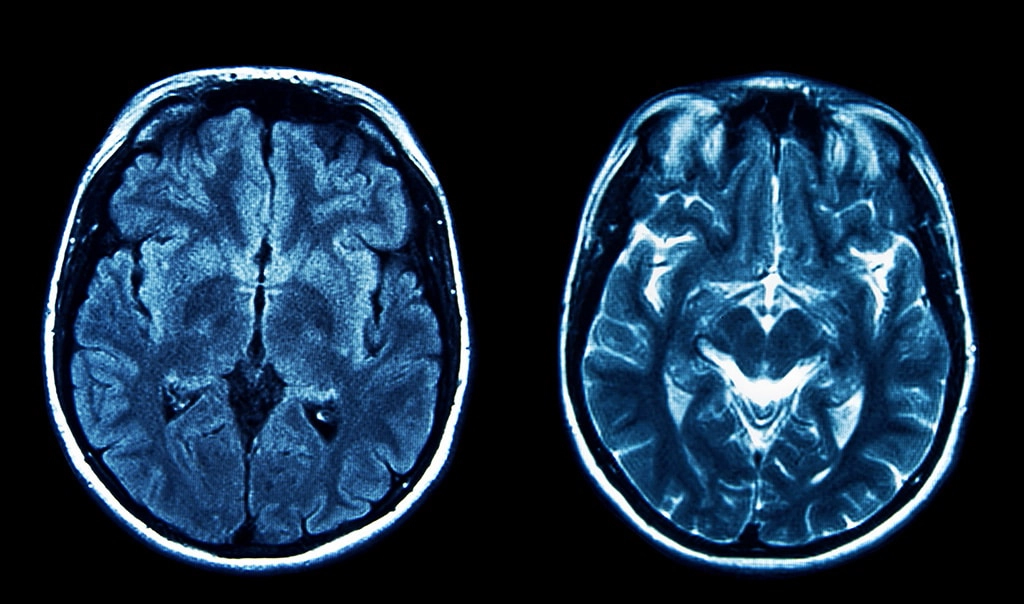
#> input picture Side-By-Side-Of-Brain-MRI-Scan-Results.webp, 1024 x 604 px
$ python otsu.py
#> lines starting #> are read from the running program, lines starting #| are printed output that depends on the picture; after the words box and inside, x2 and y2 are one past the last pixel; in counts of white or black regions, pixels touching at a corner belong together
# [28 lines of commented-out code are left out]


import numpy as np
from PIL import Image
import matplotlib.pyplot as plt
import seaborn as sns
import matplotlib.image as mpimg

def threshold_image (im, th):
   thresholded_im = np.zeros(im.shape)
   thresholded_im[im >= th] = 1
   return thresholded_im

def compute_otsu_criteria(im, th):
   thresholded_im = threshold_image(im, th)
   nb_pixels = im.size
   nb_pixels1 = np.count_nonzero(thresholded_im)
   weight1 = nb_pixels1 / nb_pixels
   weight0 = 1-weight1
   if weight1 == 0 or weight0 == 0:
      return np.inf

   val_pixels1 = im[thresholded_im == 1]
   val_pixels0 = im[thresholded_im == 0]
   var0 = np.var(val_pixels0) if len(val_pixels0) > 0 else 0
   var1 = np.var(val_pixels1) if len(val_pixels1) > 0 else 0
   return weight0 * var0 + weight1 * var1


def find_best_threshold(im):
   threshold_range = range(np.max(im)+1)
   criterias = [compute_otsu_criteria(im, th) for th in threshold_range]
   best_threshold = threshold_range[np.argmin(criterias)]
   return best_threshold


path_image = 'Side-By-Side-Of-Brain-MRI-Scan-Results.webp'
im = np.array(Image.open(path_image).convert('L'))
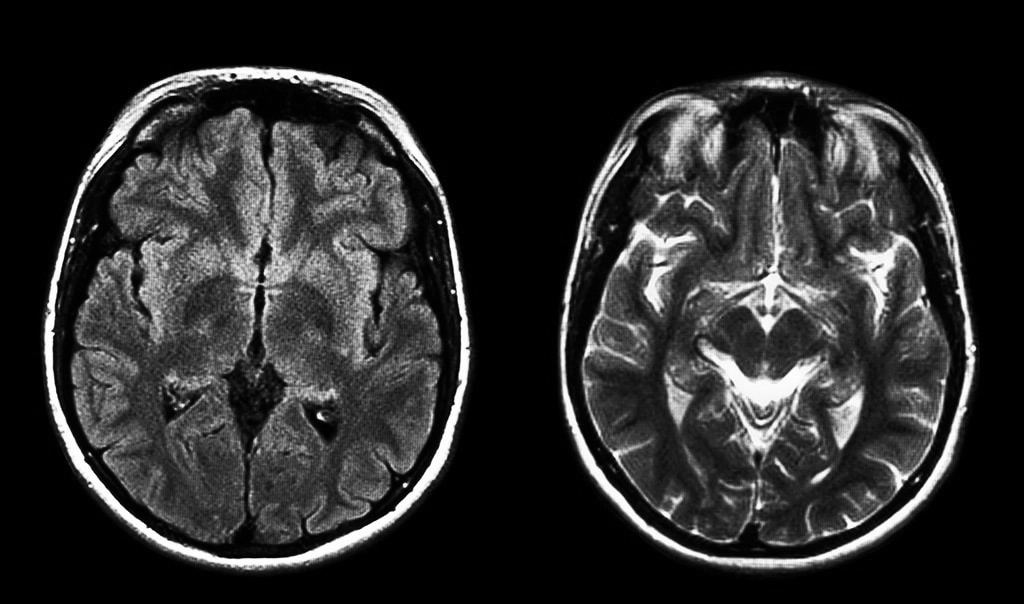
#> im: shape (604, 1024); min 0, max 255, mean 44.3
im_otsu = threshold_image(im, find_best_threshold(im))
#> in compute_otsu_criteria, `nb_pixels1 = np.count_nonzero(thresholded_im)`: nb_pixels1 = 618496
#> in compute_otsu_criteria, `weight1 = nb_pixels1 / nb_pixels`: weight1 = 1
#> in compute_otsu_criteria, `weight0 = 1-weight1`: weight0 = 0
#> call 2 of compute_otsu_criteria, with th = 1
#> in compute_otsu_criteria (call 2), `thresholded_im = threshold_image(im, th)`:
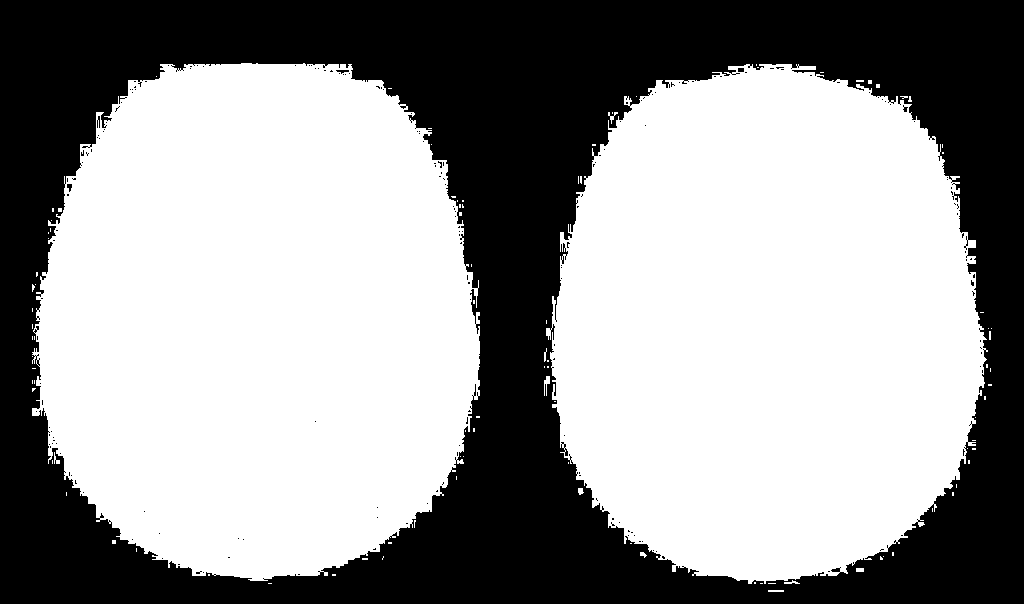
#> thresholded_im: shape (604, 1024) float64; values 0 (black) and 1 (white), 59.8% white; 191 black regions (186 under 20 px), largest, box (x1, y1, x2, y2) and area: (0, 0, 1024, 604) 248318, (336, 70, 349, 74) 29, (67, 184, 72, 192) 27, (738, 68, 744, 72) 24, (97, 116, 100, 128) 24
#> in compute_otsu_criteria (call 2), `nb_pixels1 = np.count_nonzero(thresholded_im)`: nb_pixels1 = 369598
#> in compute_otsu_criteria (call 2), `weight1 = nb_pixels1 / nb_pixels`: weight1 = 0.598
#> in compute_otsu_criteria (call 2), `weight0 = 1-weight1`: weight0 = 0.402
#> in compute_otsu_criteria (call 2), `var0 = np.var(val_pixels0) if len(val_pixels0) > 0 else 0`: var0 = 0
#> in compute_otsu_criteria (call 2), `var1 = np.var(val_pixels1) if len(val_pixels1) > 0 else 0`: var1 = 4214.4
#> in threshold_image (call 37), `thresholded_im[im >= th] = 1`:
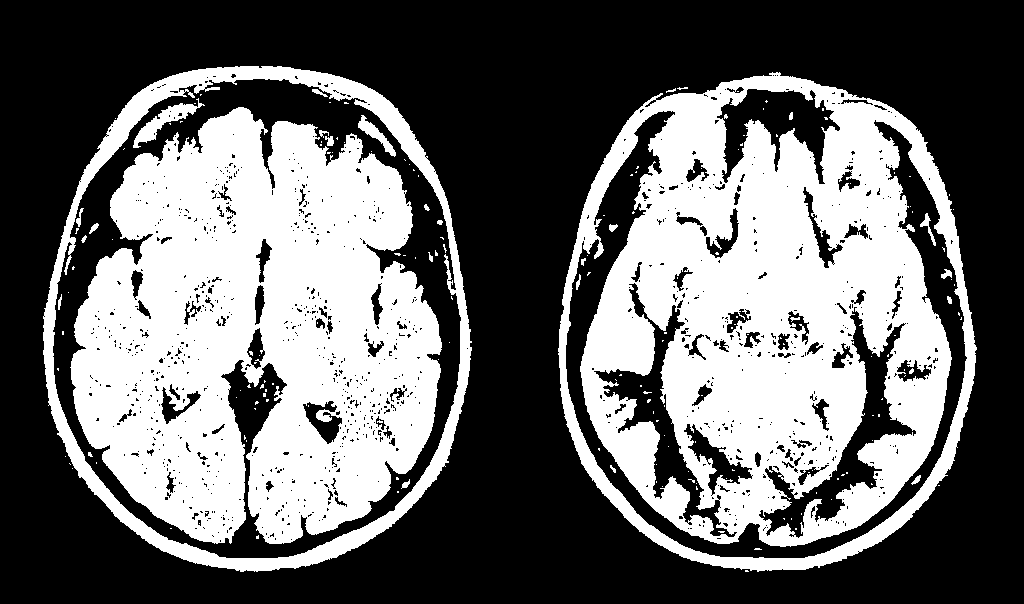
#> thresholded_im: shape (604, 1024) float64; values 0 (black) and 1 (white), 41.1% white; 179 white regions (151 under 20 px), largest, box (x1, y1, x2, y2) and area: (558, 72, 977, 572) 120456, (70, 107, 442, 544) 111908, (43, 66, 472, 572) 18988
#> in threshold_image (call 38), `thresholded_im[im >= th] = 1`:
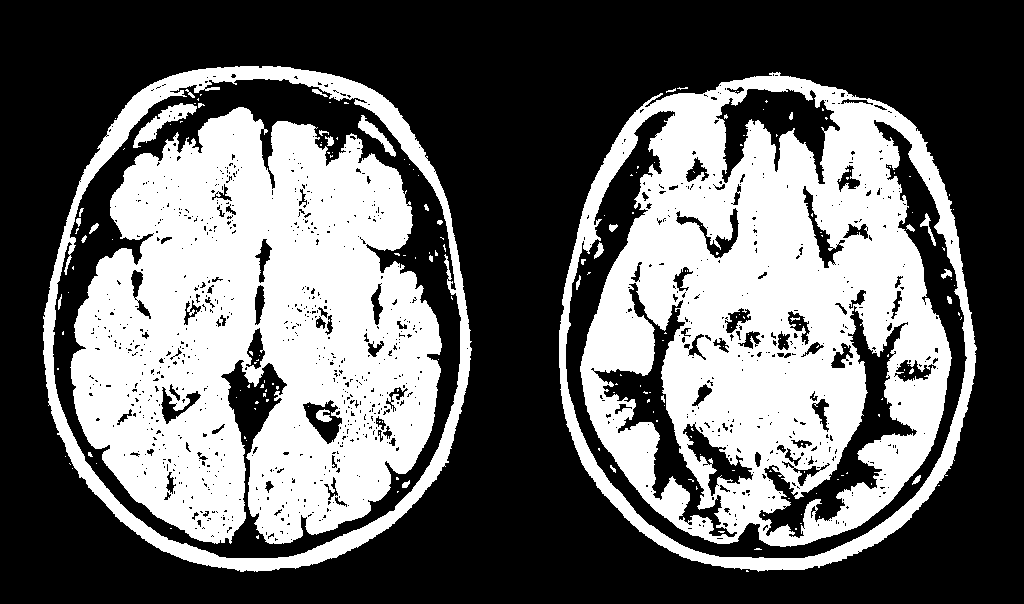
#> thresholded_im: shape (604, 1024) float64; values 0 (black) and 1 (white), 40.6% white; 198 white regions (165 under 20 px), largest, box (x1, y1, x2, y2) and area: (559, 72, 977, 572) 118131, (70, 107, 442, 544) 110814, (43, 66, 472, 572) 18842
#> in threshold_image (call 39), `thresholded_im[im >= th] = 1`:
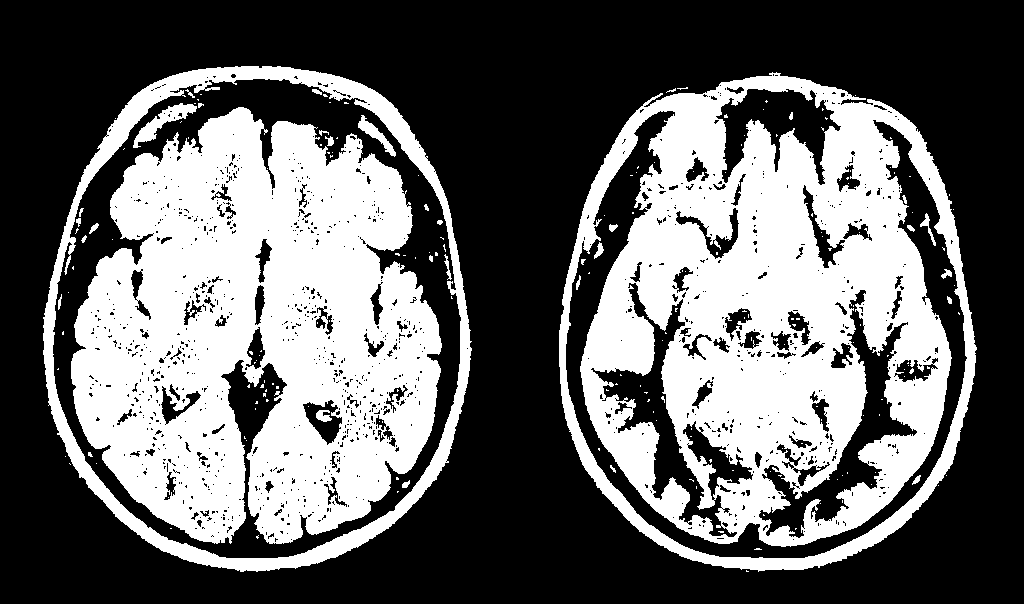
#> thresholded_im: shape (604, 1024) float64; values 0 (black) and 1 (white), 40.1% white; 202 white regions (170 under 20 px), largest, box (x1, y1, x2, y2) and area: (559, 72, 977, 572) 116110, (71, 107, 442, 544) 109879, (43, 66, 472, 572) 18680
#> in threshold_image (call 40), `thresholded_im[im >= th] = 1`:
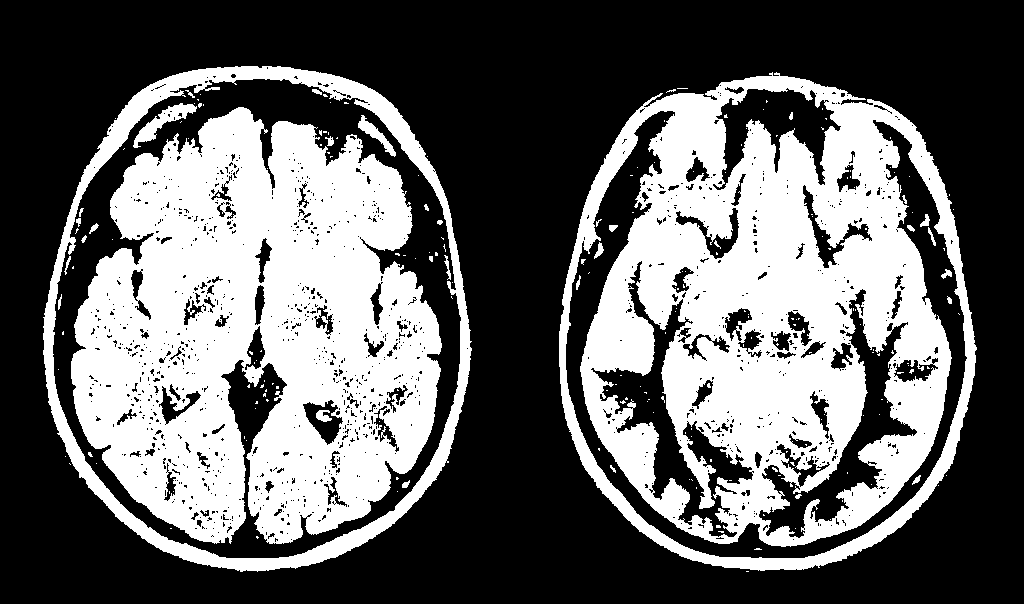
#> thresholded_im: shape (604, 1024) float64; values 0 (black) and 1 (white), 39.5% white; 216 white regions (182 under 20 px), largest, box (x1, y1, x2, y2) and area: (559, 72, 977, 571) 114045, (71, 107, 442, 544) 108885, (43, 66, 472, 572) 18517
#> in find_best_threshold, `criterias = [compute_otsu_criteria(im, th) for th in threshold_range]`: criterias = 256 items, first 6: inf, 2518.4, 2415.3, 2345.9, 2289.7, 2238.5
#> in find_best_threshold, `best_threshold = threshold_range[np.argmin(criterias)]`: best_threshold = 88
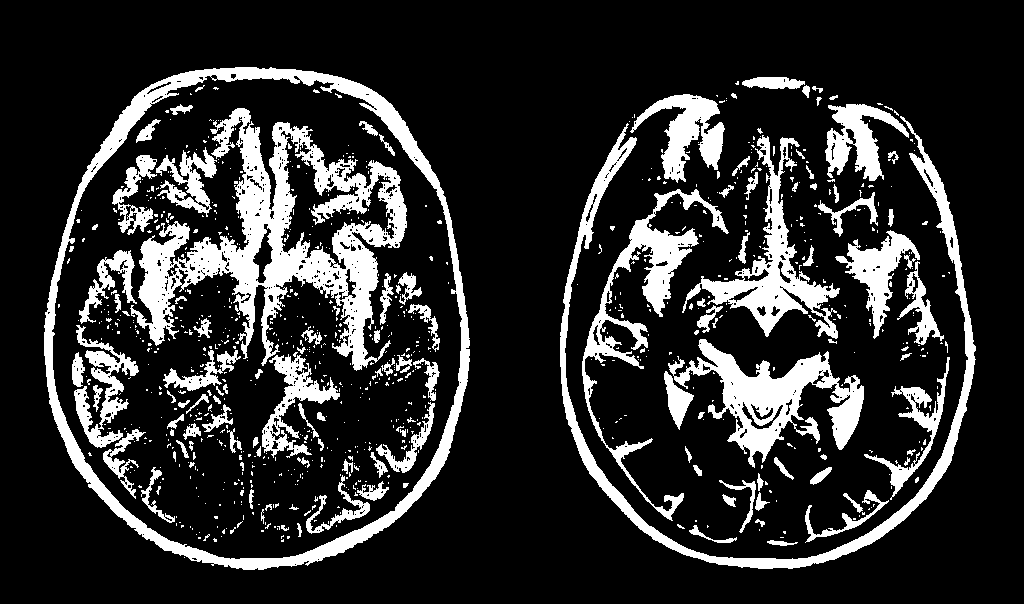
#> im_otsu: shape (604, 1024) float64; values 0 (black) and 1 (white), 18% white; 883 white regions (756 under 20 px), largest, box (x1, y1, x2, y2) and area: (130, 108, 407, 371) 23482, (44, 67, 470, 570) 15540, (560, 116, 976, 569) 10538


image = mpimg.imread(path_image)
#> image is the input picture: shape (604, 1024, 3); mean R, G, B 26.5, 48.5, 69.4
# plt.imshow(image)
# plt.show()

plt.figure(figsize=(20,10))
plt.subplot(1,3,1)
plt.title('original image')
plt.imshow(im)
plt.subplot(1,3,2)
plt.title('original gray image')
plt.imshow(im,cmap='gray')
plt.subplot(1,3,3)
plt.title('otsu image')
plt.imshow(im_otsu,cmap='gray')
plt.tight_layout()
plt.show()
